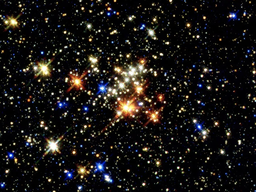
#> input picture Star_Classification/Images/01 - stars.png, 256 x 192 px, shrunk from 2126 x 1594 before the run
$ jupyter execute knn.ipynb
#> lines starting #> are read from the running program, lines starting #| are printed output that depends on the picture; after the words box and inside, x2 and y2 are one past the last pixel; in counts of white or black regions, pixels touching at a corner belong together
#### Star classification with knn algorithm

This notebook aims to classify a image with stars using **knn** algorithm.

#### Required Modules

**numpy ->** Used for Scientific computing with Python. It provides support for large, multi-dimensional arrays and matrice.

**sklearn ->** Machine learning library for Python. It provides tools for data mining and data analysis, such as various algorithms for classification, regression, clustering, dimensionality reduction, and model selection.

**matplotlib ->** Matplotlib is a plotting library for Python that provides a MATLAB-like interface for creating static, interactive, and animated visualizations. It allows you to generate plots, histograms, bar charts, scatterplots and more...

[cell 1]
import numpy as np
import matplotlib.pyplot as plt
from skimage import io
from sklearn.neighbors import KNeighborsClassifier

#### Loading the choosen image

[cell 2]
image = io.imread('./Images/01 - stars.png')
#> image is the input picture: shape (192, 256, 4); mean R, G, B, A 25.4, 22.7, 21.3, 255

#### Assuming grayscale image

The reason to work with grayscale or binary is the use of a single scale (from black to white) simplifies the task of defining a threshold to separate the stars from the background.

[cell 3]
gray_image = io.imread('./Images/01 - stars.png', as_gray=True)
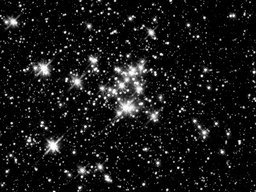
#> gray_image: shape (192, 256) float64; min 0, max 1, mean 0.091

**threshold**: parameter used to separate stars from the background in the image. It represents a grayscale value between 0 and 1. Pixels with intensity values greater than this threshold are considered as stars, while pixels with intensity values equal to or less than the threshold are considered as background or non-stars.

- lower threshold: will include more pixels in the "star" category, potentially capturing fainter stars but also possibly including more noise or background artifacts.

- higher threshold: will be more selective, capturing only the brightest stars but potentially missing fainter ones.

[cell 4]
threshold = 0.7

grayscale_image > threshold: selects all the pixels in the grayscale image that have intensity values greater than the specified threshold. These pixels are considered as stars because their intensity is higher than the threshold value.

grayscale_image <= threshold: selects all the pixels in the grayscale image that have intensity values less than or equal to the specified threshold. These pixels are considered as non-stars because their intensity is lower than or equal to the threshold value.

The code separates the pixels into two groups: star_pixels contains the coordinates of pixels classified as stars, and non_star_pixels contains the coordinates of pixels classified as non-stars.  This separation allows for further processing or analysis of these pixel groups independently, such as training a machine learning model to classify stars or performing statistical analysis on the background.

[cell 5]
star_pixels = np.argwhere(gray_image > threshold)
#> star_pixels = 1326 pairs, first value 0 to 191, second value 0 to 255
non_star_pixels = np.argwhere(gray_image <= threshold)
#> non_star_pixels = 47826 pairs, first value 0 to 191, second value 0 to 255

np.argwhere(...): gives the coordinates of all pixels where the intensity is non-zero, all pixels in the image.

np.ones_like(grayscale_image): creates a binary image of the same shape as grayscale_image where all pixels are set to 1. it creates an image with the same dimensions as the grayscale image, but with all pixel intensities set to 1.

np.argwhere(...): returns the coordinates of all non-zero elements in the binary image generated by np.ones_like(...). it gives the coordinates of all pixels where the intensity is non-zero, which in this case, is all pixels in the image.

pixel_coords will contain the coordinates of all pixels in the grayscale image,this is often used for various operations such as feature extraction, segmentation, or combining with other data for analysis.

[cell 6]
pixel_coords = np.argwhere(np.ones_like(gray_image))

grayscale_image.reshape(-1, 1): reshapes the grayscale image into a column vector, where each pixel intensity value occupies a single row. The -1 argument in the reshape function indicates that NumPy should infer the number of rows based on the size of the original image, and 1 indicates that there is only one column in the reshaped array. This column vector represents the intensity values of all pixels in the grayscale image.

pixel_coords: this array contains the coordinates of all pixels in the grayscale image, as generated earlier using np.argwhere(np.ones_like(grayscale_image)).

np.concatenate(...): concatenates the arrays pixel_coords and grayscale_image.reshape(-1, 1) along the specified axis. By using axis=1, the arrays are concatenated column-wise. This results in a feature matrix where each row corresponds to a pixel in the image, with the first two columns representing the coordinates of the pixel and the third column representing the grayscale intensity value of that pixel.

this is commonly used as input data for K-nearest neighbors classifier.

[cell 7]
features = np.concatenate((pixel_coords, gray_image.reshape(-1, 1)), axis=1)

labels = np.zeros(grayscale_image.size): initializes an array of zeros with the same size as the flattened grayscale image. this array will serve as labels for the pixels, where 0 represents non-star pixels and 1 represents star pixels.

star_indices = np.ravel_multi_index((star_pixels[:, 0], star_pixels[:, 1]), grayscale_image.shape): computes the flattened indices of star pixels in the grayscale image using np.ravel_multi_index. The star_pixels array contains the coordinates of star pixels. ravel_multi_index, it computes the corresponding flattened indices.

labels[star_indices] = 1: assigns a value of 1 to the indices of star pixels in the labels array. By doing so, it marks these pixels as stars in the labels array.

the labels array will contain binary labels indicating whether each pixel in the grayscale image is a star (1) or not (0). this labeled will be used to training machine learning models, such as the K-nearest neighbors (KNN) classifier used in this context.

[cell 8]
labels = np.zeros(gray_image.size)
star_indices = np.ravel_multi_index((star_pixels[:, 0], star_pixels[:, 1]), gray_image.shape)
#> star_indices = 1326 values from 80 to 48950
labels[star_indices] = 1

knn = KNeighborsClassifier(n_neighbors=3): creates a classifier object with a parameter n_neighbors=3, specifying that the classifier should consider the labels of the three nearest neighbors when making predictions.

knn.fit(features, labels): trains the classifier using the provided features and corresponding labels. The features array contains the coordinates and grayscale intensity values of all pixels in the image, while the labels array contains binary labels indicating whether each pixel is a star or not.

The classifier will learn from this labeled data to make predictions about the classification of unseen pixels based on their features.

[cell 9]
knn = KNeighborsClassifier(n_neighbors=6)
knn.fit(features, labels)

predicted_labels = knn.predict(features): predicts the labels (classifications) of the pixels in the image using the trained knn classifier.

knn.predict(features): takes the features of the pixels as input and predicts the corresponding labels. In this case, features contains the coordinates and grayscale intensity values of all pixels in the image. The classifier uses the trained model to predict whether each pixel is a star or not based on its features.

predicted_labels will contain the predicted labels for each pixel in the image, indicating whether the classifier predicts each pixel to be a star (1) or not (0). these predicted labels can be further analyzed or used for various purposes, such as visualization or quantitative analysis of the image data.

[cell 10]
predicted_labels = knn.predict(features)

predicted_labels.reshape(grayscale_image.shape): reshapes the 1D array of predicted labels (predicted_labels) into the shape of the original grayscale image (grayscale_image). The shape of grayscale_image is used as the target shape for the reshaping operation to ensure that the reshaped array has the same dimensions as the original image.

classified_image will contain the predicted labels for each pixel in the same arrangement as the original grayscale image. this array represents the classification result where each pixel is labeled as either a star or a non-star based on the predictions made by the classifier.

[cell 11]
classified_image = predicted_labels.reshape(gray_image.shape)
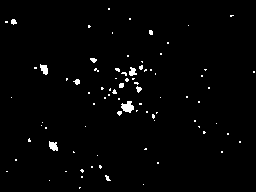
#> classified_image: shape (192, 256) float64; values 0 (black) and 1 (white), 1.6% white; 84 white regions (74 under 20 px), largest, box (x1, y1, x2, y2) and area: (121, 101, 134, 113) 102, (49, 141, 58, 151) 65, (40, 64, 48, 75) 60

#### Viewing the results

**plt.figure:** Creates a new figure for plotting with a figure size of 20 inches by 14 inches.

**plt.imshow:** Displays the segmented image using the imshow() function from Matplotlib.

**plt.subplot(1, 2, 1)**: Creates a subplot grid within the current figure where subsequent plot commands will draw on the first subplot.

1: Number of rows in the subplot grid.
2: Number of columns in the subplot grid.
1: Index of the current subplot.

plt.subplot(1, 2, 1) specifies a subplot grid with 1 row and 2 columns, and selects the first subplot leftmost for plotting.

**plt.title**: Shows the title of the plot

**plt.colorbar:** This line adds a colorbar to the plot

**plt.show():** Displays the plot.

[cell 12]
plt.figure(figsize=(20, 14))
plt.subplot(1, 2, 1)
plt.imshow(image, cmap="gray")
plt.title("Original Image")

plt.subplot(1, 2, 2)
# hot colormap for better visualization
plt.imshow(classified_image, cmap='hot')
plt.title("Classified Image")
plt.colorbar(label="Star Probability")
plt.show()
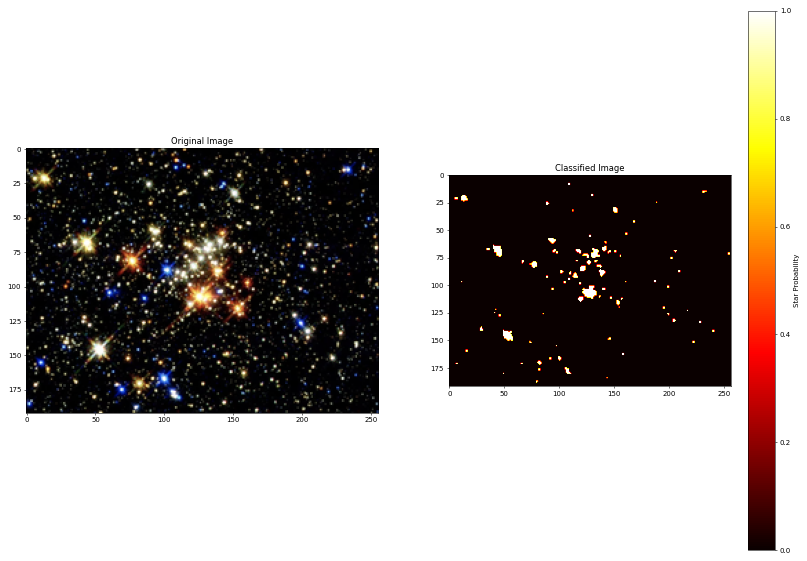
#> figure drawn by matplotlib, 3 panels
